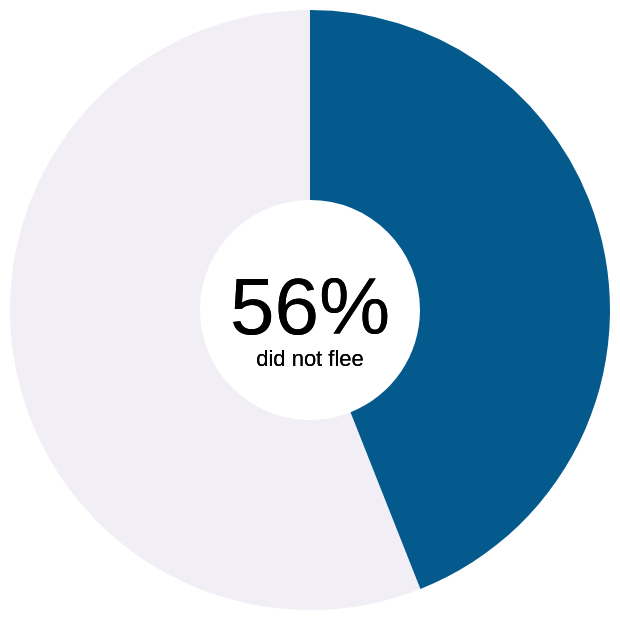

Write the Vega-Lite specification saved for this chart.
### Vega-Lite specification from a JSON file in a GitHub repository (floating-point values rounded to 4 significant figures)
{"$schema": "https://vega.github.io/schema/vega-lite/v5.json", "config": {"view": {"stroke": null}}, "width": "container", "data": {"values": [{"category": "Signs of Mental Illness", "value": 0.56}, {"category": "No Signs of Mental Illness", "value": 0.44}]}, "layer": [{"mark": {"type": "arc", "innerRadius": 55}, "encoding": {"theta": {"field": "value", "type": "quantitative"}, "color": {"field": "category", "scale": {"range": ["#045a8d", "#f1eef6"]}, "legend": null}}}, {"mark": {"type": "text", "text": "56%", "fontSize": 40}, "encoding": {"color": {"value": "black"}}}, {"mark": {"type": "text", "text": "did not flee", "dy": 25}, "encoding": {"color": {"value": "black"}}}]}
